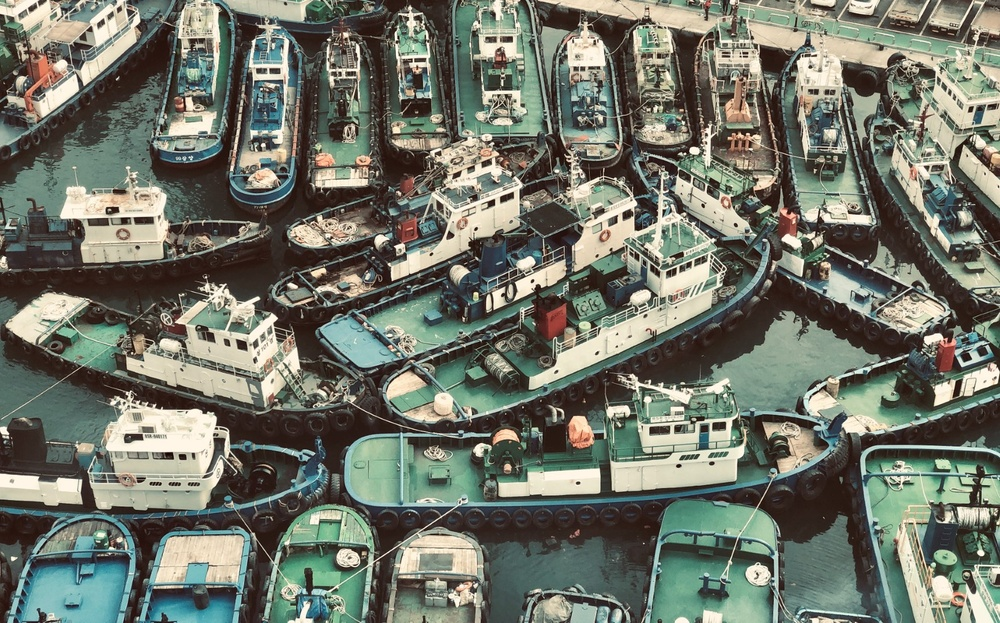
#> input picture data/image01.jpg, 1000 x 623 px, shrunk from 1733 x 1080 before the run, found by its file name
$ python 4-10.py
#> lines starting #> are read from the running program, lines starting #| are printed output that depends on the picture
import cv2 as cv
import sys


img_color = cv.imread("./data/image01.jpg", cv.IMREAD_COLOR)
#> img_color is the input picture: shape (623, 1000, 3); mean B, G, R 105.3, 117.5, 113.3


if img_color is None:
    print("이미지 파일을 읽을 수 없습니다.")
    sys.exit(1)


img_gray = cv.cvtColor(img_color, cv.COLOR_BGR2GRAY)
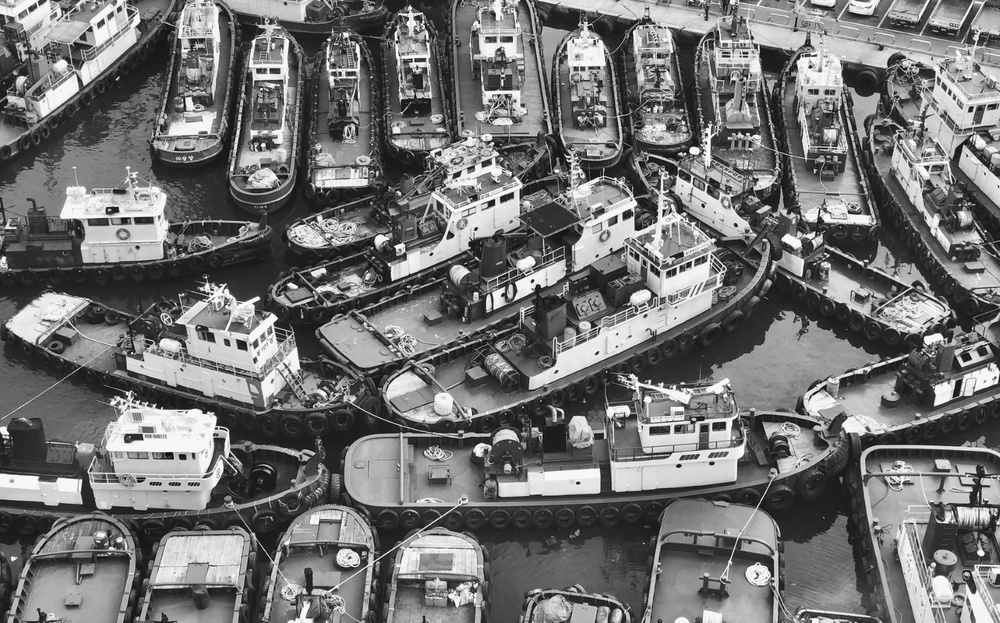
#> img_gray: shape (623, 1000); min 2, max 254, mean 114.8

img_canny = cv.Canny(img_gray, 90, 180)
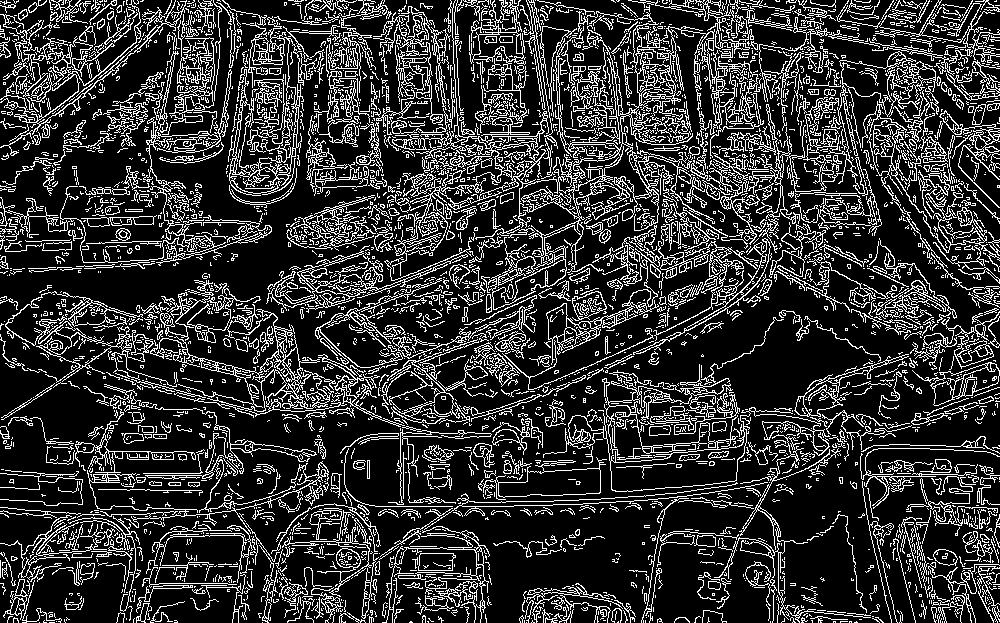
#> img_canny: shape (623, 1000); 20.1% white in thin lines or dots


img_result = cv.hconcat([img_gray, img_canny])
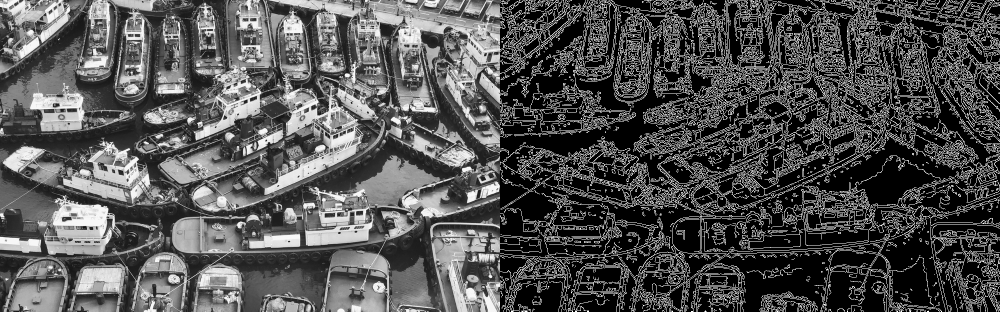
#> img_result: shape (623, 2000) (shown at 1/2 size); min 0, max 255, mean 83


cv.imshow("Result", img_result)
cv.waitKey(0)

cv.destroyAllWindows()

$ run again, with data/image02.jpg copied over data/image01.jpg
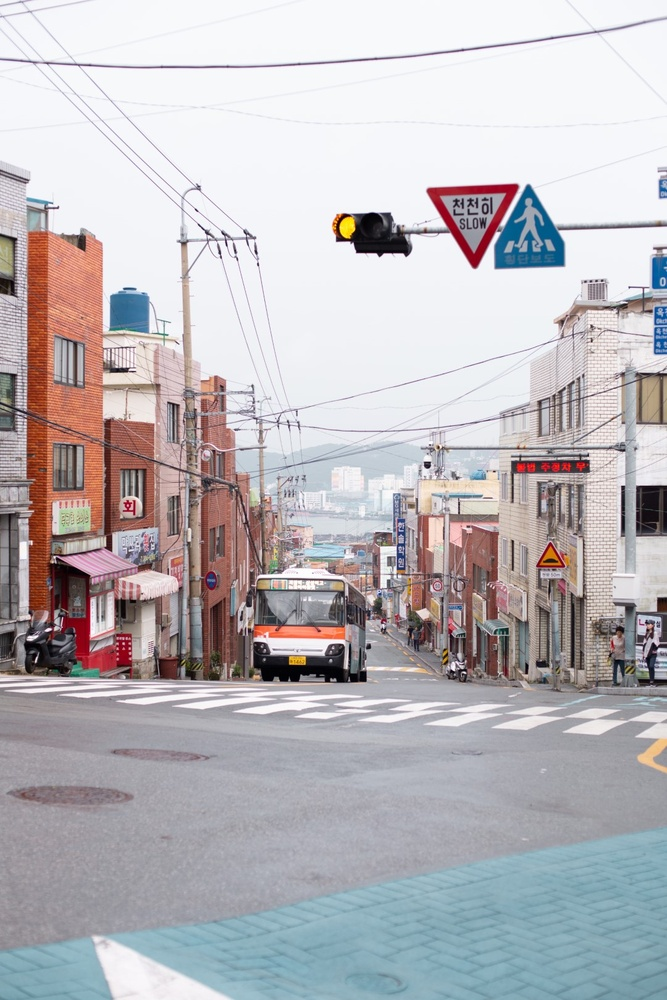
#> input picture data/image02.jpg, 667 x 1000 px, shrunk from 1080 x 1620 before the run, found by its file name
#> img_color is the input picture: shape (1000, 667, 3); mean B, G, R 186.8, 183.1, 186.5
#> `img_canny = cv.Canny(img_gray, 90, 180)`:
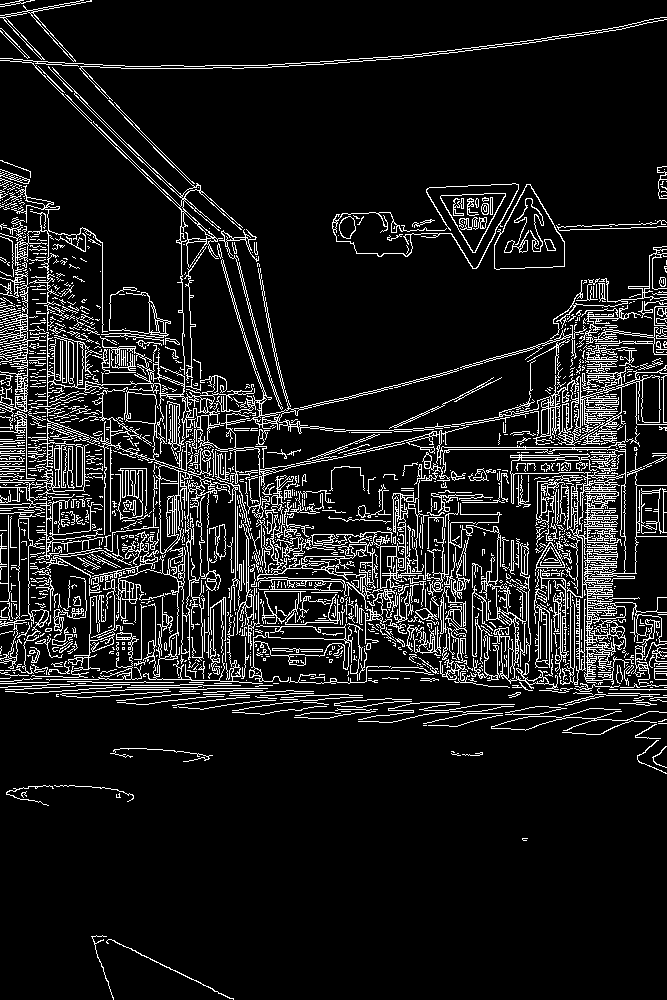
#> img_canny: shape (1000, 667); 10.5% white in thin lines or dots
#> `img_result = cv.hconcat([img_gray, img_canny])`:
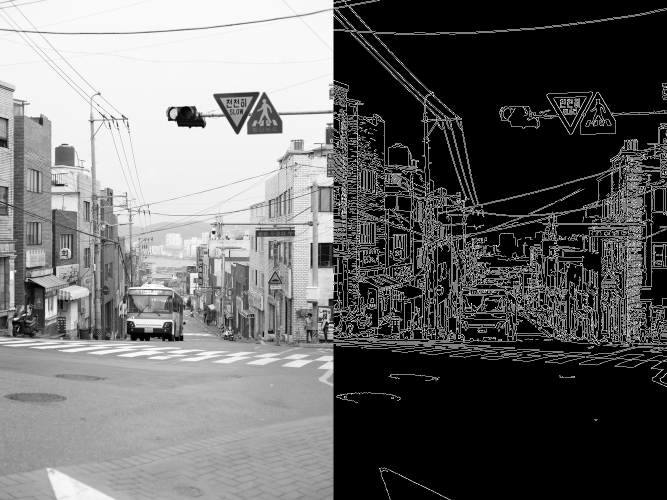
#> img_result: shape (1000, 1334) (shown at 1/2 size); min 0, max 255, mean 105.6
